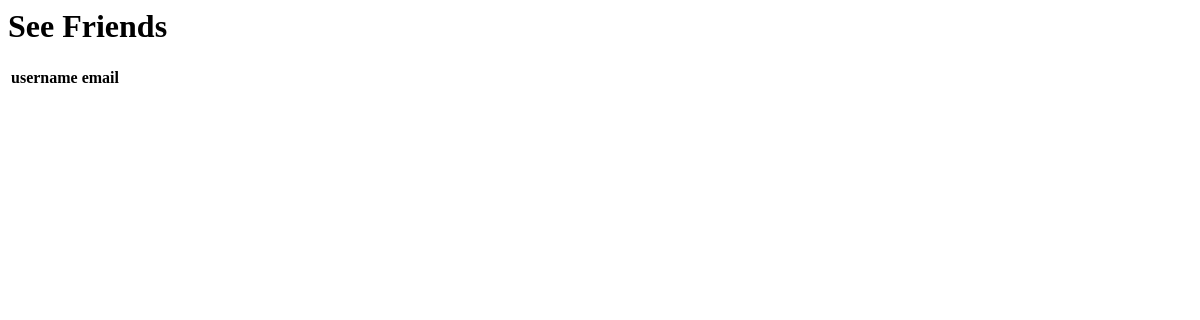
/friends/see_friends (signed in), run on an earlier commit of the app's database.
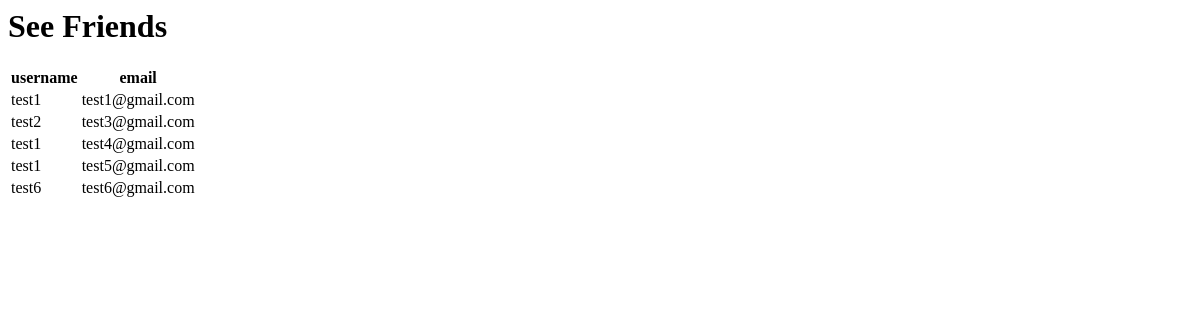
And on a later commit of the database.
### Authentications/models.py (models this page shows)
class User(AbstractBaseUser):
    username = models.CharField(max_length=50, blank=True)
    email = models.EmailField(unique=True)
    friends = models.ManyToManyField('self', symmetrical=True, blank=True)
    objects = CustomUserManager()
    USERNAME_FIELD = 'email'

### Friends/views.py (the view)
# urls.py: path('see_friends', views.see_friends, name='see_friends')
def see_friends(request):
    friends = request.user.friends.all()
    return render(request, 'see_friends.html', {'friends':friends})

### Friends/templates/see_friends.html
<h1>See Friends</h1>
<table>
    <tr>
        <th>username</th>
        <th>email</th>
    </tr>
{% for friend in friends %}
<tr>
    <td>{{friend.username}}</td>
    <td>{{friend.email}}</td>
</tr>
{% endfor %}
</table>

What changed in the data, as far as the page shows it:
now on this page (row edited): User: username "test1", email "test1@gmail.com"
now on this page (row edited): User: username "test2", email "test3@gmail.com"
now on this page (row edited): User: username "test1", email "test4@gmail.com"
now on this page (row edited): User: username "test1", email "test5@gmail.com"
added User: username "test6", email "test6@gmail.com"
